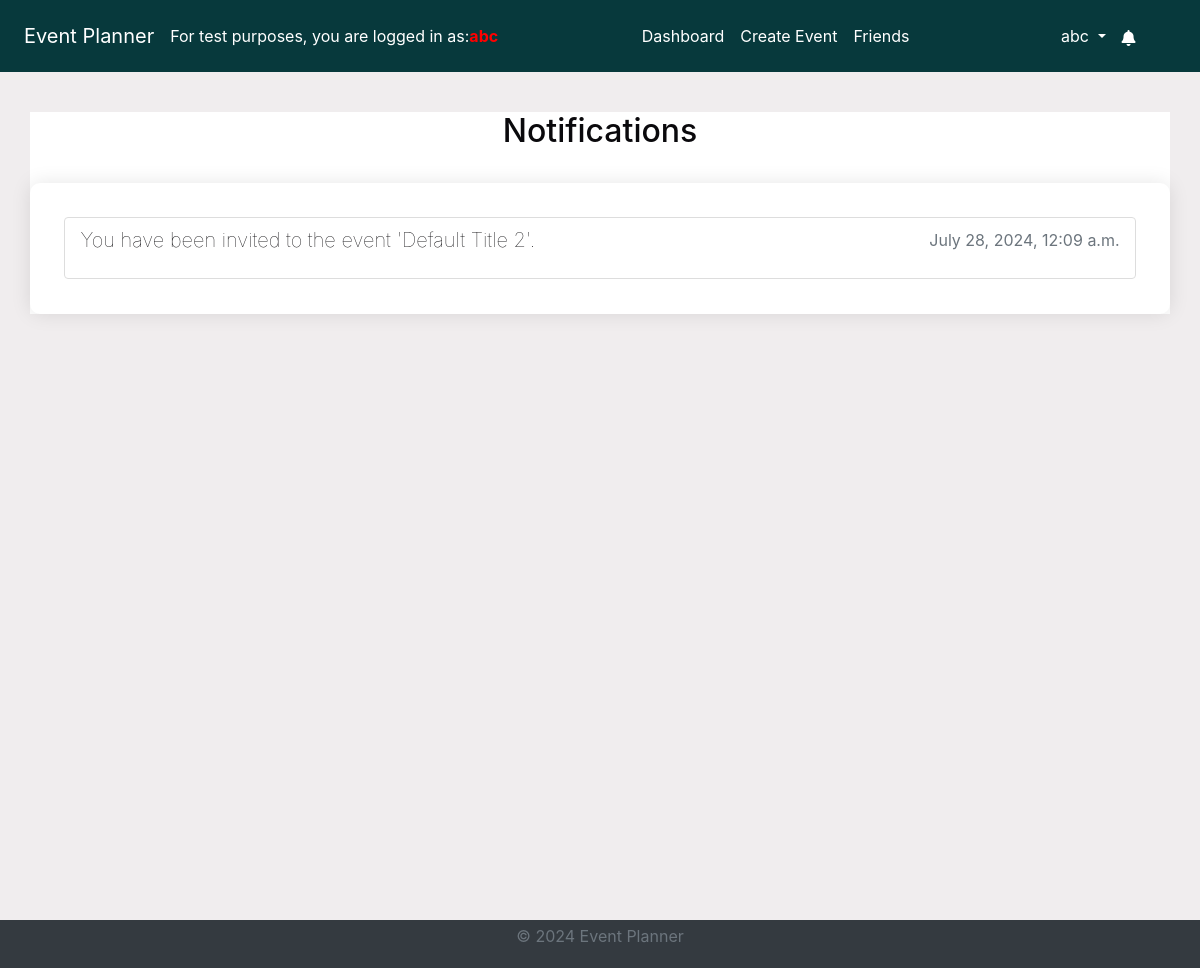
/notifications/ (signed in), run on an earlier commit of the app's database.
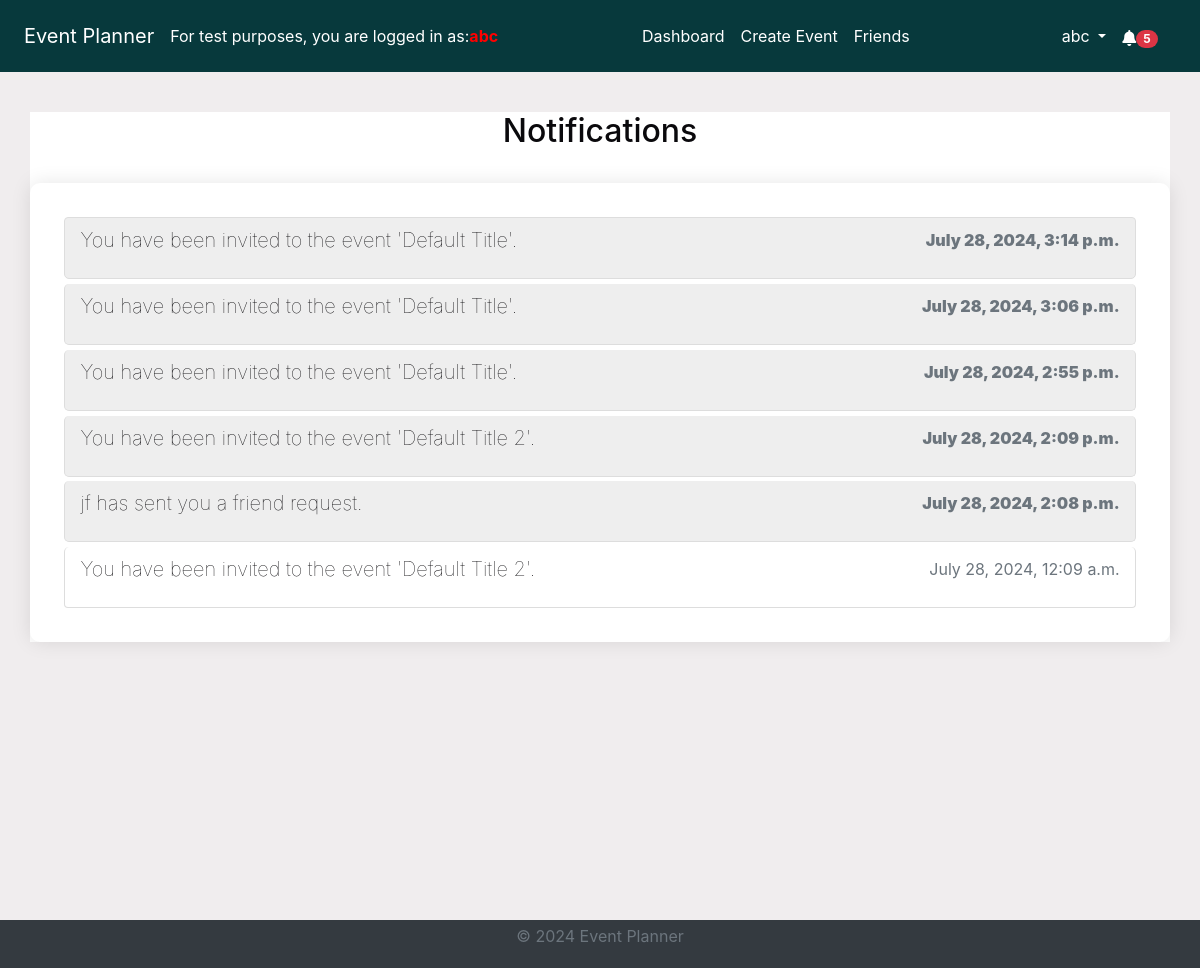
And on a later commit of the database.
### notifications/models.py (models this page shows, shortened)
class Notification(models.Model):
    NOTIFICATION_TYPES = [
        ("event_created", "Event Created"),
        ("event_updated", "Event Updated"),
        ("event_cancelled", "Event Cancelled"),
        ("invitation_response", "Invitation Response"),
        ("suggested_alternate_date", "Suggested Alternate Date"),
        ("event_confirmed", "Event Confirmed"),
        ("friend_request_received", "Friend Request Received"),
    ]
    user = models.ForeignKey(User, on_delete=models.CASCADE)
    event = models.ForeignKey(
        Event, on_delete=models.CASCADE, null=True, blank=True
    )
    type = models.CharField(max_length=50, choices=NOTIFICATION_TYPES)
    message = models.TextField()
    created_at = models.DateTimeField(auto_now_add=True)
    read = models.BooleanField(default=False)
    url = models.URLField(default="/")

### notifications/views.py (the view)
# urls.py: path("", views.notifications, name="notifications"),
@login_required
def notifications(request):
    notifications = Notification.objects.filter(user=request.user).order_by(
        "-created_at"
    )
    context = {"notifications": notifications}
    return render(request, "notifications/notifications.html", context)

### accounts/context_processors.py (called while the page is built)
def google_api_key(request):
    return {"GOOGLE_API_KEY": os.getenv("GOOGLE_API_KEY")}

### notifications/context_processors.py (called while the page is built)
def notifications(request):
    if request.user.is_authenticated:
        all_unread_notifications = Notification.objects.filter(
            user=request.user, read=False
        ).order_by("-created_at")
        unread_count = all_unread_notifications.count()
        recent_unread_notifications = all_unread_notifications[:8]
        return {
            "recent_unread_notifications": recent_unread_notifications,
            "unread_count": unread_count,
        }
    return {}

### templates/notifications/notifications.html (shortened to what this page needs)
{% extends 'base.html' %}
{% block content %}
<div class="container">
    <h2 class="text-center mt-4 mb-4">Notifications</h2>
    <div class="notifications-list scrollable-column">
        <ul class="list-group">
            {% for notification in notifications|dictsort:'read' %}
                <li class="list-group-item {% if not notification.read %}bg-gray{% endif %}">
                    {% if notification.type == 'friend_request_received' %}
                        <a href="{% url 'friends_page' %}" class="notification-link">
                            <h5 class="notification-title">{{ notification.message }}</h5>
                            <p class="notification-time text-muted">{{ notification.created_at|date:"F j, Y, g:i a" }}</p>
                        </a>
                    {% else %}
                        <a href="{% url 'mark_notification_read' notification.id %}" class="notification-link">
                            <h5 class="notification-title">{{ notification.message }}</h5>
                            <p class="notification-time text-muted">{{ notification.created_at|date:"F j, Y, g:i a" }}</p>
                        </a>
                    {% endif %}
                </li>
                {% empty %}
                <li class="list-group-item text-center" style="padding:2rem;">
                    No notifications
                </li>
            {% endfor %}
        </ul>
    </div>
</div>
{% endblock %}

### templates/base.html (shortened to what this page needs)
<!DOCTYPE html>
<html lang="en">
<head>
    {% load static %}
    <link rel="stylesheet" href="https://stackpath.bootstrapcdn.com/bootstrap/4.5.2/css/bootstrap.min.css">
    <link rel="stylesheet" href="{% static 'css/styles.css' %}">
    <link rel="stylesheet" href="https://cdnjs.cloudflare.com/ajax/libs/font-awesome/5.15.4/css/all.min.css">
    <link rel="stylesheet" href="https://cdnjs.cloudflare.com/ajax/libs/fullcalendar/3.10.2/fullcalendar.min.css" />
</head>
<body class="c-app">
    <header class="c-header c-header-light c-header-fixed">
        <nav class="navbar navbar-expand-lg navbar-light">
            <a class="navbar-brand" href="{% url 'home' %}">Event Planner</a>
            For test purposes, you are logged in as:
            <strong style="color:red;">   {{ user.username }} </strong>
            <div class="collapse navbar-collapse" id="navbarSupportedContent">
                {% if user.is_authenticated %}
                <ul class="navbar-nav mx-auto">
                    <li class="nav-item {% if request.resolver_match.url_name == 'dashboard' %}active{% endif %}">
                        <a class="nav-link" href="{% url 'dashboard' %}">Dashboard</a>
                    </li>
                    <li class="nav-item {% if request.resolver_match.url_name == 'create_event' %}active{% endif %}">
                        <a class="nav-link" href="{% url 'create_event' %}">Create Event</a>
                    </li>
                    <li class="nav-item {% if request.resolver_match.url_name == 'friends_page' %}active{% endif %}">
                        <a class="nav-link" href="{% url 'friends_page' %}">Friends</a>
                    </li>
                    {% endif %}
                </ul>
                {% if user.is_authenticated %}
                <ul class="navbar-nav d-flex">
                    <li class="nav-item dropdown">
                        <a class="nav-link dropdown-toggle" href="#" id="profileLink" role="button" data-toggle="dropdown" aria-haspopup="true" aria-expanded="false">
                            {{ user.username }}
                        </a>
                    </li>
                </ul>
                {% endif %}
            </div>
            {% if user.is_authenticated %}
                <ul class="navbar-nav ml-auto d-flex">
                    <li class="nav-item">
                        <a class="nav-link" href="#" id="notificationBell" role="button" data-toggle="dropdown" aria-haspopup="true" aria-expanded="false">
                            <i class="fas fa-bell"></i>
                            {% if unread_count > 0 %}
                                <span class="badge badge-pill badge-danger">{{ unread_count }}</span>
                            {% else %}
                                <span class="badge badge-pill badge-danger" style="opacity: 0;">{{ unread_count }}</span>
                            {% endif %}
                        </a>
                    </li>
                </ul>
            {% endif %}
        </nav>
    </header>
    <main class="c-main">
        <div class="container-fluid">
            <div class="fade-in">
                {% block content %}{% endblock %}
            </div>
        </div>
    </main>
    <footer class="footer py-1">
        <div class="container text-center">
            <p class="text-muted">&copy; 2024 Event Planner</p>
        </div>
    </footer>
</body>
</html>

### static/css/styles.css (style rules this page uses)
* { box-sizing: border-box; }
body, html { margin: 0; padding: 0; font-family: var(--font-family-sans-serif); background-color: var(--background); color: var(--text); height: 100%; }
:root { --primary: #07393c; --secondary: #2C666E; --accent: #90DDF0; --background: #F0EDEE; --text: #0A090C; --heading-bg: #eeeeee; --white: #fff; --gray: #6c757d; --gray-dark: #343a40; --success: #28a745; --info: #17a2b8; --warning: #ffc107; --danger: #dc3545; --light: #f8f9fa; --dark: #343a40; --breakpoint-xs: 0; --breakpoint-sm: 576px; --breakpoint-md: 768px; --breakpoint-lg: 992px; --breakpoint-xl: 1200px; --font-family-sans-serif: -apple-system, BlinkMacSystemFont, "Segoe UI", Roboto, "Helvetica Neue", Arial, "Noto Sans", sans-serif, "Apple Color Emoji", "Segoe UI Emoji", "Segoe UI Symbol", "Noto Color Emoji"; --font-family-monospace: SFMono-Regular, Menlo, Monaco, Consolas, "Liberation Mono", "Courier New", monospace; }
.container-fluid { display: flex; flex-direction: column; min-height: 100vh; }
.scrollable-column { overflow-y: auto; max-height: 100vh; }
header { background-color: var(--primary) !important; color: var(--white) !important; padding: .5rem !important; margin-bottom: 1rem !important; }
header a, header .navbar-brand, header .nav-link { color: var(--white) !important; }
footer { background-color: var(--dark) !important; color: var(--white) !important; padding: 1px 0px !important; padding-top: 0 !important; padding-bottom: 0 !important; margin-top: 2rem !important; text-align: center !important; margin-top: auto; }
body>main>div>div>div.container { background-color: var(--white); padding: 2rem; box-shadow: 0 0 10px rgba(0, 0, 0, .5); }
.notifications-list { background-color: var(--white); padding: 2rem; border-radius: 10px; box-shadow: 0 0 20px rgba(0, 0, 0, .1); width: 100%; max-width: 100%; margin: 2rem auto; color: var(--text); }
.notifications-list ul { list-style-type: none; padding: 0; }
.notifications-list ul li { margin: .15rem; padding: 10px 15px; border: 1px solid #ddd; border-radius: 5px; transition: background-color .3s; }
.notifications-list ul li .notification-link { text-decoration: none; color: var(--text); display: flex; justify-content: space-between; }
.navbar-nav.mx-auto { flex: 1; justify-content: center; }
#notificationBell { margin-right: 10px; padding-top: .9rem; display: flex; justify-content: flex-end; }
.bg-gray.bg-gray { background-color: var(--heading-bg) !important; font-weight: 900; }
.notification-title { font-weight: 100; }
body>main>div>div>div.container { padding: 0rem; box-shadow: none; }

What changed in the data, as far as the page shows it:
added Notification: message "You have been invited to the event 'Default Title'.", created_at "July 28, 2024, 3:14 p.m."
added Notification: message "You have been invited to the event 'Default Title'.", created_at "July 28, 2024, 3:06 p.m."
added Notification: message "You have been invited to the event 'Default Title'.", created_at "July 28, 2024, 2:55 p.m."
added Notification: message "You have been invited to the event 'Default Title 2'.", created_at "July 28, 2024, 2:09 p.m."
added Notification: message "jf has sent you a friend request.", created_at "July 28, 2024, 2:08 p.m."
Also different on the page:
{{ unread_count }}: (not shown) → "5"
